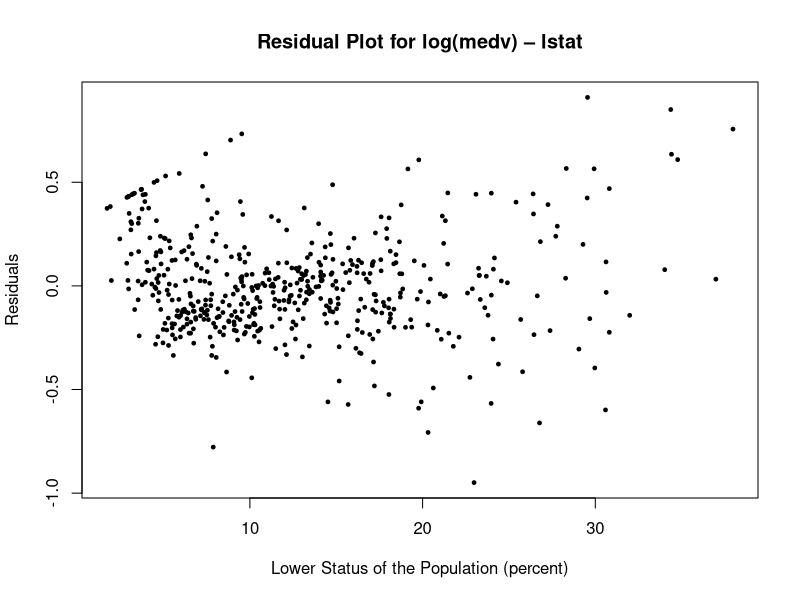
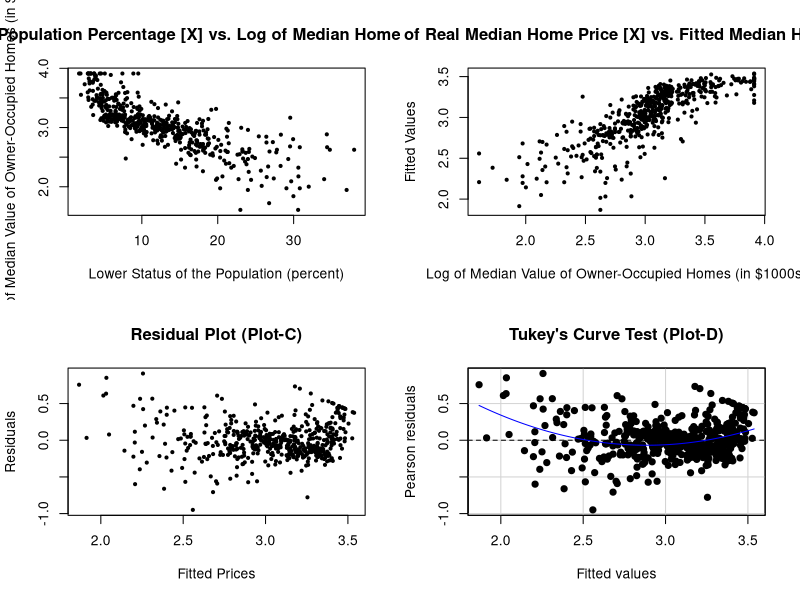
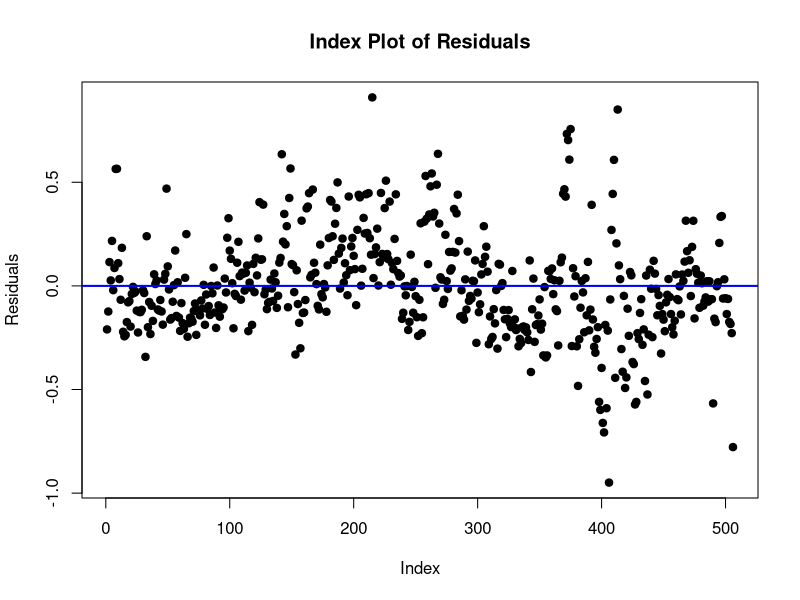
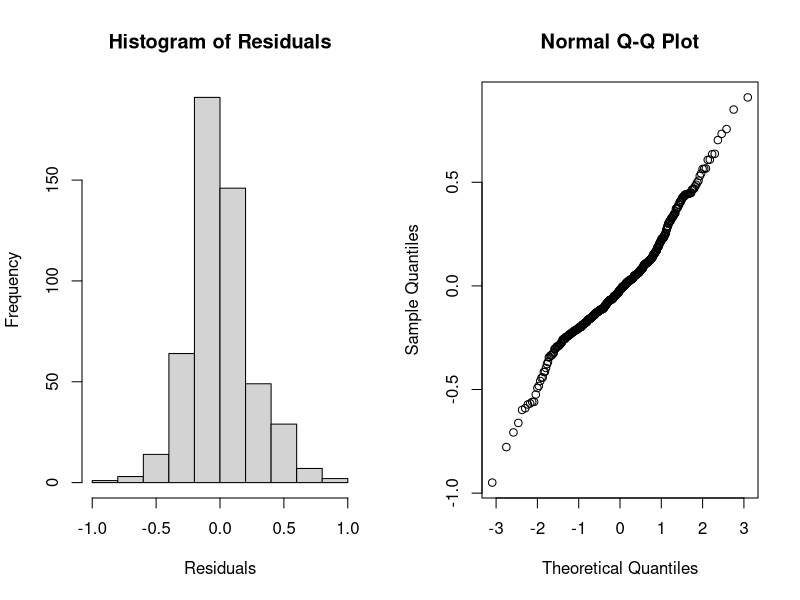
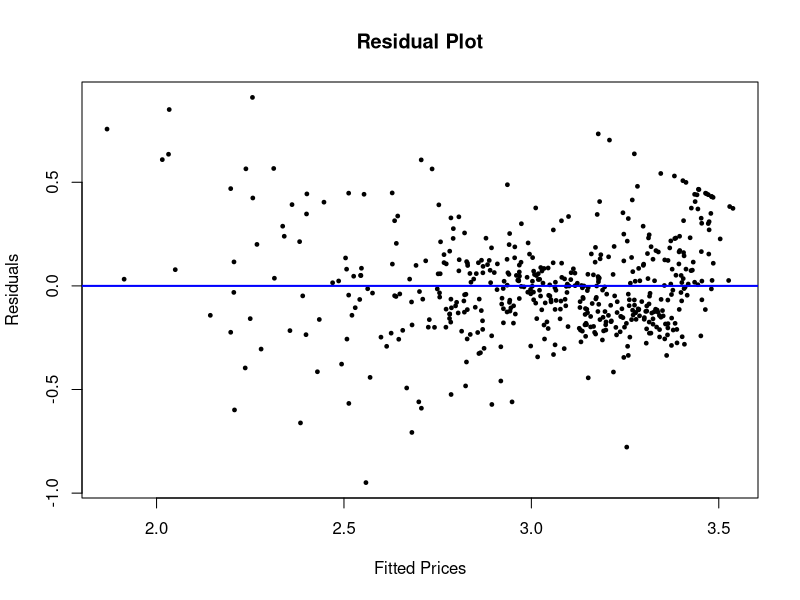

Generate these figures, in order, with R:
# install.packages("MASS")
library(MASS)
data(Boston)
help(Boston)

PCH = 19
CEX = 0.5
COL = "black"

X = Boston$lstat
Y = Boston$medv
########################################################################################################################
Y = log(Y)
### PROBLEM-FB #########################################################################################################

fit = lm(Y ~ X)
summary(fit)

plot(x=X,
     y=fit$residuals,
     pch=PCH,
     cex=CEX,
     xlab="Lower Status of the Population (percent)",
     ylab="Residuals",
     main="Residual Plot for log(medv) – lstat",
     col=COL)

############################################################################################
########## Checking the Line Assumptions #########
# L: There is a linear relationship between X and Y variables

par(mfrow=c(2,2))

# Scatterplot of Y vs. X
plot(x=X,
     y=Y,
     xlab="Lower Status of the Population (percent)",
     ylab="Log of Median Value of Owner-Occupied Homes (in $1000s)",
     pch=PCH,
     cex=CEX,
     main="Scatterplot of Population Percentage [X] vs. Log of Median Home Prices [Y] (Plot-A)")

# Scatterplot of Fitted Values vs Real Values
plot(x=Y,
     y=fit$fitted.values,
     xlab="Log of Median Value of Owner-Occupied Homes (in $1000s)",
     ylab="Fitted Values",
     pch=PCH,
     cex=CEX,
     main="Scatterplot of Log of Real Median Home Price [X] vs. Fitted Median Home Price [Y] (Plot-B)")

# Residual Plot
plot(x=fit$fitted.values,
     y=fit$residuals,
     xlab="Fitted Prices",
     ylab="Residuals",
     pch=PCH,
     cex=CEX,
     main="Residual Plot (Plot-C)")

# Tukey Test
library(car)
Tukey.test = residualPlot(fit,pch=PCH,main="Tukey's Curve Test (Plot-D)")
Tukey.test

dev.off()


########## I: Errors are independent #########


# Index plot of residuals
plot(fit$residuals,
     pch=PCH,
     ylab="Residuals",
     main="Index Plot of Residuals")
abline(h=mean(fit$residuals),lwd=2,col="blue")

######### N: Errors are normally distributed ##########


par(mfrow=c(1,2))
# Histogram of residuals
hist(fit$residuals,
     main="Histogram of Residuals",
     xlab="Residuals",)

# Normal Q-Q Plot
qqnorm(fit$residuals,
       main="Normal Q-Q Plot",)

dev.off()


# ########## E: Errors are homoscedastic/have equal variance, Var(ϵ) = σ2 ##########
#
#
# Residual plot
plot(x=fit$fitted.values,
     y=fit$residuals,
     xlab="Fitted Prices",
     ylab="Residuals",
     pch=PCH,
     cex=CEX,
     main="Residual Plot")
abline(h=mean(fit$residuals),lwd=2,col="blue")

# BP-Test
library(lmtest)
bptest(fit)
